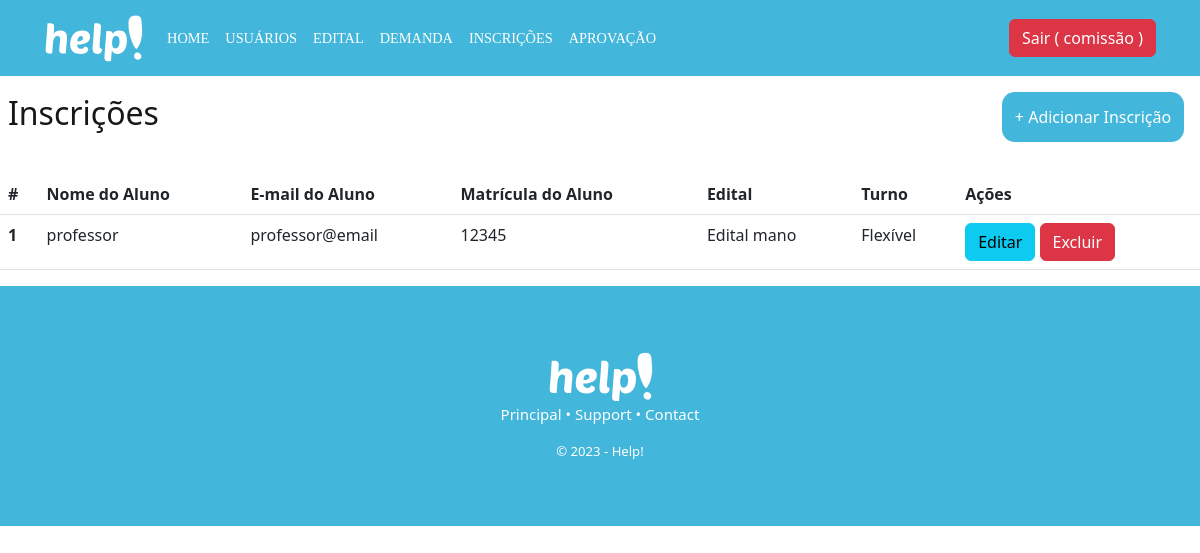
/inscricao/recovery (signed in), run on an earlier commit of the app's database.
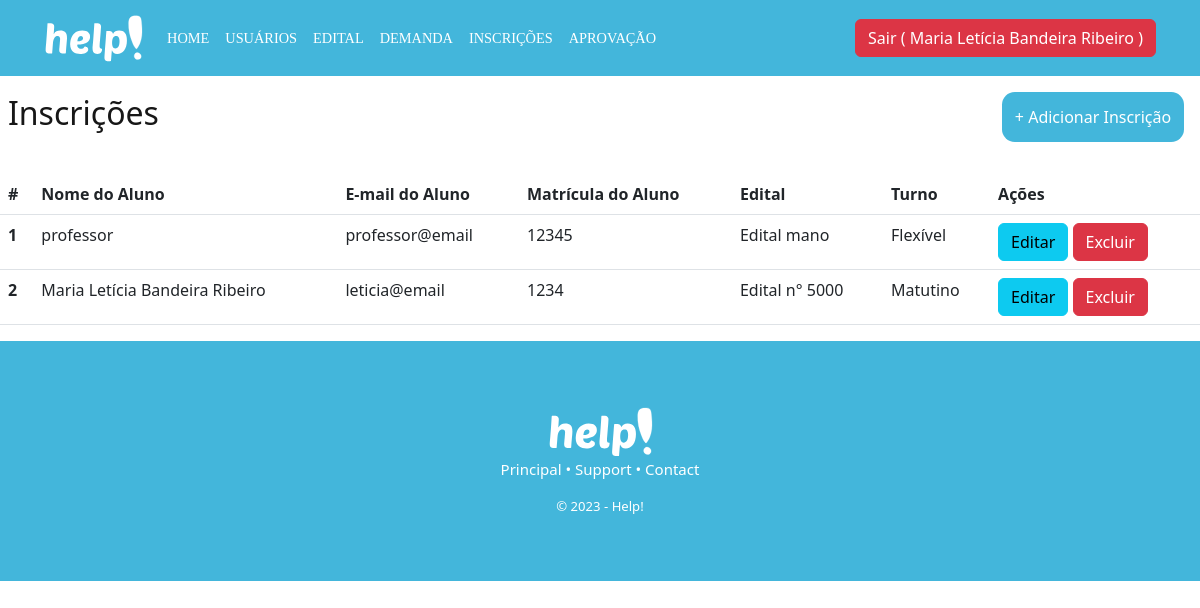
And on a later commit of the database.
### database/models.py (models this page shows, shortened)
class Usuario(db.Model, UserMixin):
  __tablename__= "usuario"
  id = db.Column(db.Integer, primary_key = True)
  nome = db.Column(db.String(100))
  email = db.Column(db.String(100))
  matricula = db.Column(db.String(100))
  senha = db.Column(db.String(100))
  admin = db.Column(db.Boolean)
  professor = db.Column(db.Boolean)

class Inscricao(db.Model):
  id = db.Column(db.Integer, primary_key = True)
  id_usuario = db.Column(db.Integer, db.ForeignKey('usuario.matricula'))
  id_edital = db.Column(db.Integer, db.ForeignKey('edital.id'))
  turno = db.Column(db.String(100))
  usuario = db.relationship('Usuario', foreign_keys=id_usuario)
  edital = db.relationship('Edital', foreign_keys=id_edital)

class Edital(db.Model):
  __tablename__= "edital"
  id = db.Column(db.Integer, primary_key = True)
  titulo = db.Column(db.String(100))
  paragrafo = db.Column(db.String(100))
  link = db.Column(db.String(100))

### controllers/inscricao.py (the view)
@bp_inscricao.route('/recovery')
@login_required
def recovery():
  inscricao = Inscricao.query.all()
  return render_template('inscricao_recovery.html', inscricao=inscricao)

### controllers/usuario.py (called while the page is built)
@lm.user_loader
def load_user(id):
  usuario = Usuario.query.filter_by(id=id).first()
  return usuario

### templates/inscricao_recovery.html (shortened to what this page needs)
{% extends 'header.html' %}
{% block container %}
<div id="recovery">
  <div class="nav">
    <h1 class="title-recovery">Inscrições</h1>
    <a href="/inscricao/create" class="btn btn-primary btn-adc" style="background-color: #43B6DB !important">+ Adicionar Inscrição</a>
  </div>
</div>
  <table class="table">
    <thead style="background-color: #43B6DB !important; color: white;">
      <tr>
        <th scope="col">#</th>
        <th scope="col">Nome do Aluno</th>
        <th scope="col">E-mail do Aluno</th>
        <th scope="col">Matrícula do Aluno</th>
        <th scope="col">Edital</th>
        <th scope="col">Turno</th>
        {% if current_user.admin %}
        <th scope="col">Ações</th>
        {% endif %}
      </tr>
    </thead>
    <tbody>
      {% for i in inscricao %}
        <tr>
          <th scope="row">{{i.id}}</th>
          <td>{{i.usuario.nome}}</td>
          <td>{{i.usuario.email}}</td>
          <td>{{i.usuario.matricula}}</td>
          <td>{{i.edital.titulo}}</td>
          <td>{{i.turno}}</td>
        {% if current_user.admin %}
          <td>
            <a href="/inscricao/update/{{i.id}}" class="btn btn-info">Editar</a>
				    <a href="/inscricao/delete/{{i.id}}" class="btn btn-danger">Excluir</a>
          </td>
        {% endif %}
        </tr>
	    {% endfor %}
    </tbody>
  </table>
{% endblock %}

### templates/header.html (shortened to what this page needs)
<!DOCTYPE html>
<html lang="pt-br">
<head>
  <link href="https://cdn.jsdelivr.net/npm/bootstrap@5.3.0-alpha1/dist/css/bootstrap.min.css" rel="stylesheet">
  <link rel="stylesheet" href="/static/header.css">
</head>
<body>
<nav class="navbar navbar-expand-lg bg-body-tertiary" style="background-color: #43B6DB !important; padding-left: 2rem; padding-right: 2rem;">
  <div class="container-fluid">
    <a class="navbar-brand" href="/usuarios/dashboard"><img src="/static/assets/help.svg" alt="..." height="50vh"></a>
    <div class="collapse navbar-collapse" id="navbarSupportedContent">
      <ul class="navbar-nav me-auto mb-2 mb-lg-0">
        <li class="nav-item">
          <a class="nav-link active" aria-current="page" href="/usuarios/dashboard">Home</a>
        </li>
        {% if current_user.admin %}
        <li class="nav-item">
          <a class="nav-link" href="/usuarios/recovery">Usuários</a>
        </li>
        {% endif %}
        {% if current_user.admin %}
        <li class="nav-item">
          <a class="nav-link" href="/edital/recovery">Edital</a>
        </li>
        {% endif %}
        {% if current_user.professor %}
        <li class="nav-item">
          <a class="nav-link" href="/demanda/recovery">Demanda</a>
        </li>
        {% endif %}
        {% if current_user.professor %}
        <li class="nav-item">
          <a class="nav-link" href="/inscricao/recovery">Inscrições</a>
        </li>
        {% endif %}
        {% if current_user.professor %}
        <li class="nav-item">
          <a class="nav-link" href="/aprovacao/recovery">Aprovação</a>
        </li>
        {% endif %}
      </ul>
      <form class="d-flex" role="search">
        <a href="{{url_for('usuarios.logoff')}}" class="btn btn-danger" id="button-sair">Sair ( {{current_user.nome}} )</a>
      </form>
    </div>
  </div>
</nav>
  {% block container %}
  {% endblock %}
    <footer>
      <img src="/static/assets/help.svg" alt="IFRN">
      <p>Principal • Support • Contact</p>
      <small>© 2023 - Help!</small>
    </footer>
</body>
</html>

What changed in the data, as far as the page shows it:
changed Usuario: nome "comissão" → "Maria Letícia Bandeira Ribeiro"
added Inscricao: id "2", usuario.nome "Maria Letícia Bandeira Ribeiro", usuario.email "leticia@email", usuario.matricula "1234", edital.titulo "Edital n° 5000", turno "Matutino"
